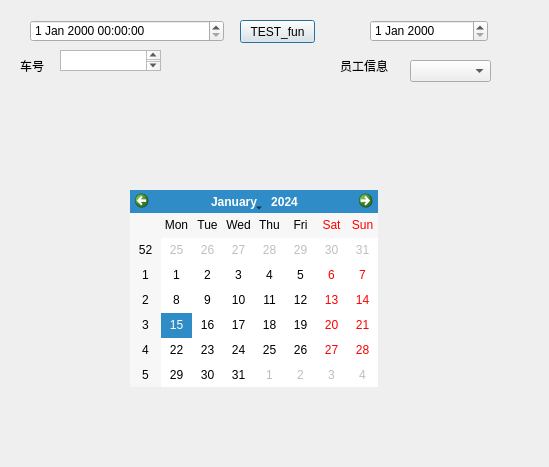
<?xml version="1.0" encoding="UTF-8"?>
<ui version="4.0">
 <class>AddDayWorkDialog</class>
 <widget class="QDialog" name="AddDayWorkDialog">
  <property name="geometry">
   <rect>
    <x>0</x>
    <y>0</y>
    <width>549</width>
    <height>467</height>
   </rect>
  </property>
  <property name="windowTitle">
   <string>Dialog</string>
  </property>
  <widget class="QLabel" name="label">
   <property name="geometry">
    <rect>
     <x>340</x>
     <y>60</y>
     <width>54</width>
     <height>12</height>
    </rect>
   </property>
   <property name="text">
    <string>员工信息</string>
   </property>
  </widget>
  <widget class="QComboBox" name="comboBox">
   <property name="geometry">
    <rect>
     <x>410</x>
     <y>60</y>
     <width>81</width>
     <height>22</height>
    </rect>
   </property>
  </widget>
  <widget class="QDateEdit" name="dateEdit">
   <property name="geometry">
    <rect>
     <x>370</x>
     <y>20</y>
     <width>118</width>
     <height>22</height>
    </rect>
   </property>
  </widget>
  <widget class="QDateTimeEdit" name="dateTimeEdit">
   <property name="geometry">
    <rect>
     <x>30</x>
     <y>20</y>
     <width>194</width>
     <height>22</height>
    </rect>
   </property>
  </widget>
  <widget class="QLabel" name="label_2">
   <property name="geometry">
    <rect>
     <x>20</x>
     <y>60</y>
     <width>54</width>
     <height>12</height>
    </rect>
   </property>
   <property name="text">
    <string>车号</string>
   </property>
  </widget>
  <widget class="QCalendarWidget" name="calendarWidget">
   <property name="geometry">
    <rect>
     <x>130</x>
     <y>190</y>
     <width>248</width>
     <height>197</height>
    </rect>
   </property>
  </widget>
  <widget class="QTextEdit" name="textEdit">
   <property name="geometry">
    <rect>
     <x>60</x>
     <y>50</y>
     <width>101</width>
     <height>21</height>
    </rect>
   </property>
  </widget>
  <widget class="QPushButton" name="PB_TEST">
   <property name="geometry">
    <rect>
     <x>240</x>
     <y>20</y>
     <width>75</width>
     <height>23</height>
    </rect>
   </property>
   <property name="text">
    <string>TEST_fun</string>
   </property>
  </widget>
 </widget>
 <resources/>
 <connections/>
</ui>
